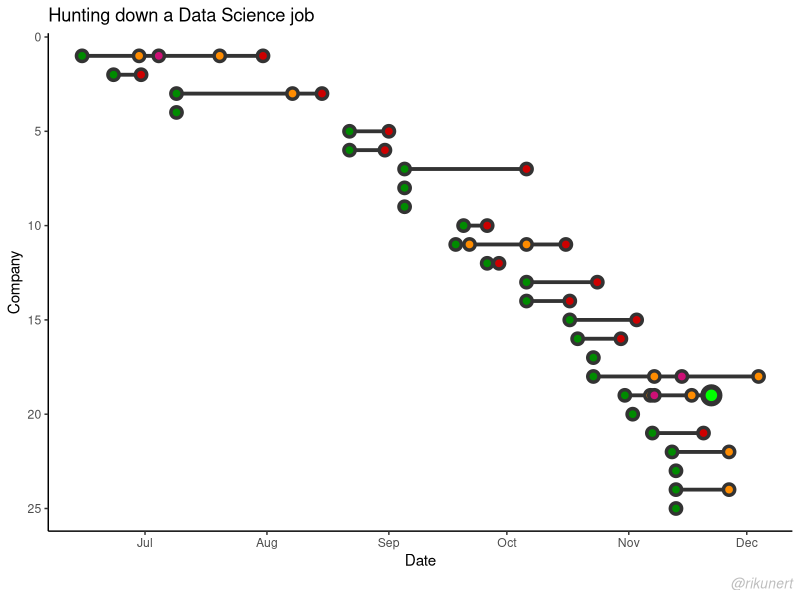
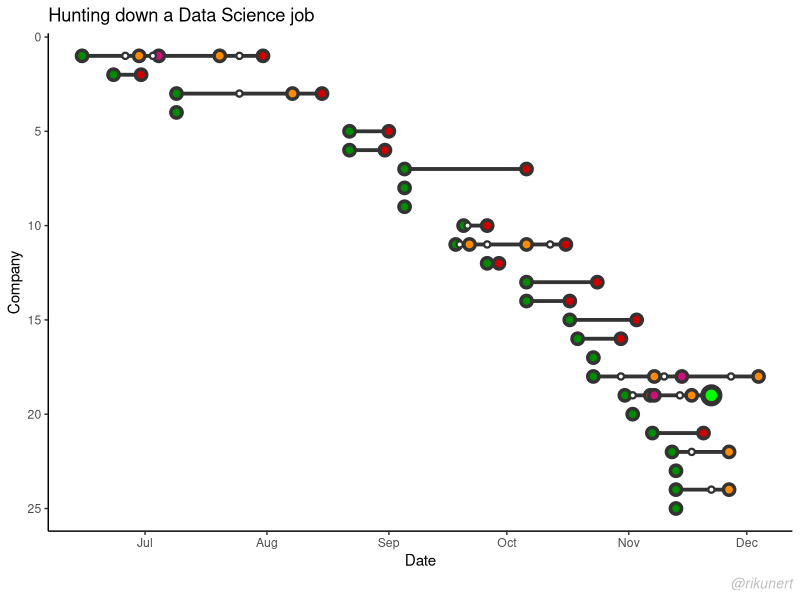
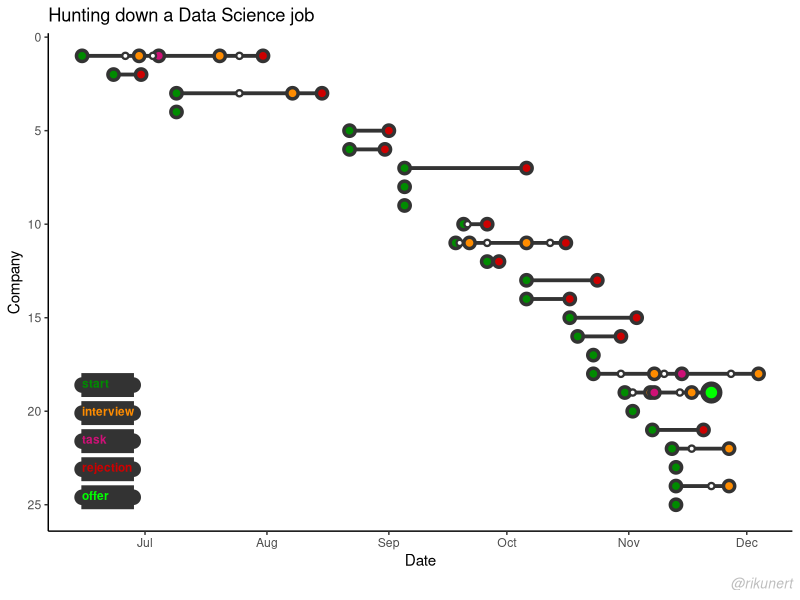
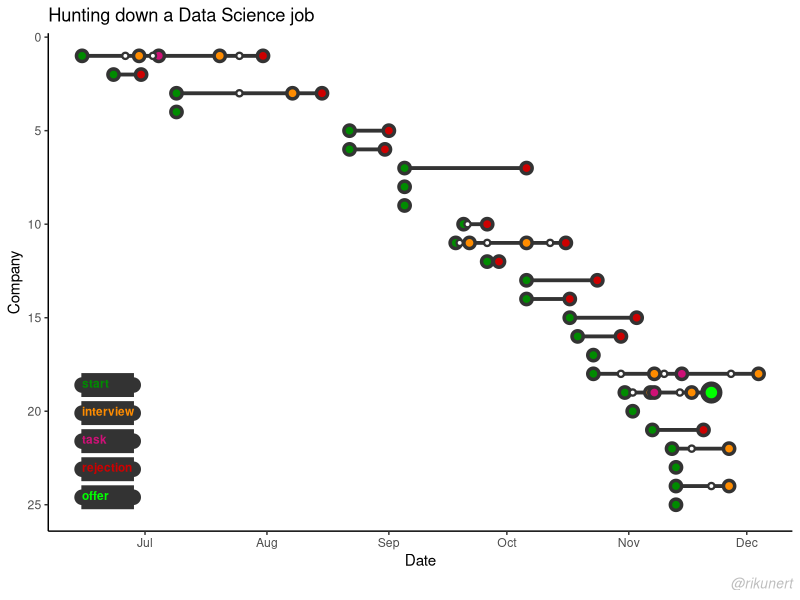

These charts were generated, in order, by the following R code:
#install.packages('ggplot2')
library(ggplot2)
dat = read.table('summary.txt', header = T)

dat[, 4:14] <- as.data.frame(lapply(dat[,4:14], as.Date, format = '%d.%m.%Y'))
dat$end <- as.Date(apply(dat[, 4:14], 1, FUN=max, na.rm = T))

p_s = 2.6
p_st = 1.8

p = ggplot() +
  geom_line(data = data.frame(x = c(dat$application_start, dat$end - 1),
                              y = rep(dat$idx, 2)),
            aes(x = x, y = y, group = y),
            colour = 'grey20', size = p_s/2) +
  geom_point(data = dat, aes(x = application_start, y = idx),
             shape = 21, size = p_s, stroke = p_st, colour = 'grey20', fill = 'green4') +
  geom_point(data = dat, aes(x = rejection, y = idx),
             shape = 21, size = p_s, stroke = p_st, colour = 'grey20', fill = 'red3') +
  geom_point(data = dat, aes(x = interview_1 - 0.5, y = idx),
             shape = 21, size = p_s, stroke = p_st, colour = 'grey20', fill = 'darkorange') +
  geom_point(data = dat, aes(x = task_received + 0.5, y = idx),
             shape = 21, size = p_s, stroke = p_st, colour = 'grey20', fill = 'deeppink3') +
  geom_point(data = dat, aes(x = interview_2, y = idx),
             shape = 21, size = p_s, stroke = p_st, colour = 'grey20', fill = 'darkorange') +
  geom_point(data = dat, aes(x = job_offer, y = idx),
             shape = 21, size = p_s *1.5, stroke = p_st*1.5, colour = 'grey20', fill = 'green') +
  scale_y_reverse() +
  theme_classic() +
  theme(panel.grid.major = element_blank(), panel.grid.minor = element_blank()) +
  labs(caption = '@rikunert', x = 'Sepal length', y = 'Sepal width') +
  theme(plot.caption = element_text(size = 10, color = 'grey', face= 'italic')) +
  xlab("Date") +
  ylab('Company') +
  ggtitle("Hunting down a Data Science job")
p

for (i in c(5, 7, 10, 12)){  # for each reaction moment
  p = p + geom_point(data = data.frame(x = dat[, i], y = dat$idx), aes(x = x, y = y),
                     shape = 21, size = p_s/2, stroke = p_st/1.5, colour = 'grey20', fill = 'white')
}
p

legend_fun = function(p, p_text, p_col, p_y){
  p = p + 
    geom_point(data = data.frame(x = c(min(dat$application_start), min(dat$application_start) + 13),
                                 y = c(p_y + 0.6, p_y + 0.6)),
               aes(x = x, y = y), size = 4.6, colour = 'grey20') +
    annotate("rect", xmin = min(dat$application_start), xmax = min(dat$application_start) + 13,
                   ymin = p_y + 1.2, ymax = p_y, fill = 'grey20', colour = 'grey20') +
    annotate('text', x = min(dat$application_start), y = p_y + .5, label=p_text, fontface =2,
             size = 3, color = p_col, hjust = 0)
}

p = legend_fun(p, p_text = 'start', 'green4', 14 + 4)
p = legend_fun(p, p_text = 'interview', 'darkorange', 15.5 + 4)
p = legend_fun(p, p_text = 'task', 'deeppink3', 17 + 4)
p = legend_fun(p, p_text = 'rejection', 'red3', 18.5 + 4)
p = legend_fun(p, p_text = 'offer', 'green', 20 + 4)

p

ggsave('Job_appl_1.png', width = 8.21, height = 4.11, scale = 1, dpi = 1000) # 876 x 438
